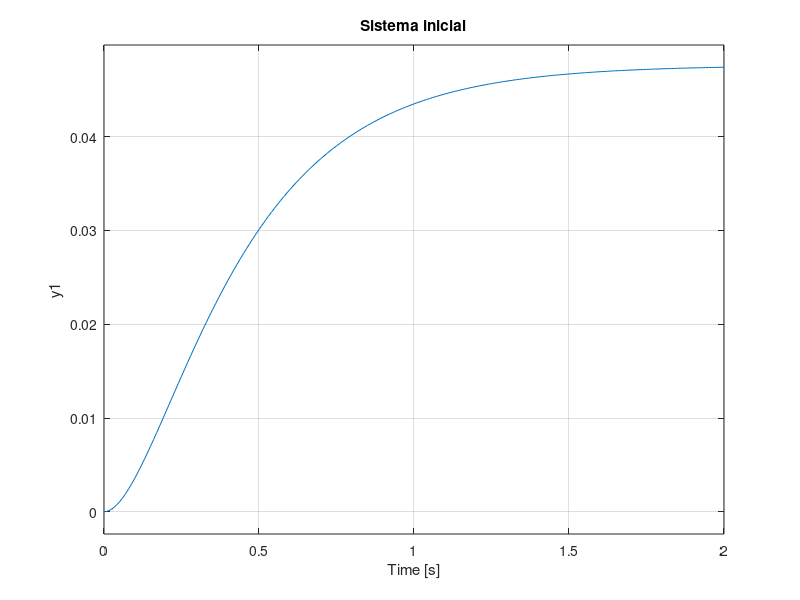
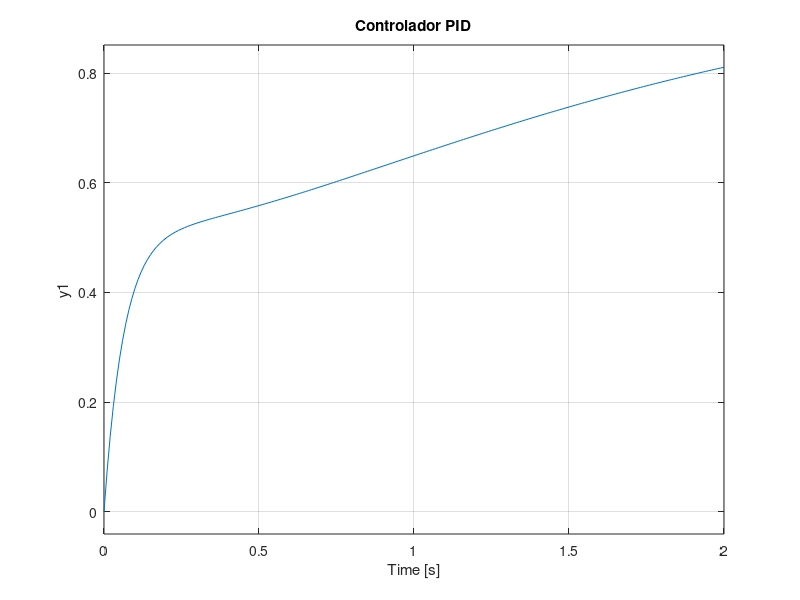

The MATLAB script that drew these images, in order:
G = tf(1, [1 10 20]);

Kp = 20;
Kd = 8;
Ki = 20;
P = pid(Kp, 0, 0);
PD = pid(Kp, 0, Kd);
PI = pid(Kp, Ki, 0);
PID = pid(Kp, Ki, Kd);

T = feedback(G, 1);
T_P = feedback(G*P, 1);
T_PD = feedback(G*PD, 1);
T_PI = feedback(G*PI, 1);
T_PID = feedback(G*PID, 1);
t = 0:0.01:2;

figure(1)
step(t, T); title('Sistema inicial');

figure(2)
subplot(2, 2, 1);
step(t, T_P); title('Controlador P');

subplot(2, 2, 2);
step(t, T_PD); title('Controlador PD');

subplot(2, 2, 3);
step(t, T_PI); title('Controlador PI');

subplot(2, 2, 4);
step(t, T_PID); title('Controlador PID');

% ¿Qué hace cada controlador?
% Controlador PID o proporcional-integral-derivativo:
% -P o proporcional: ayuda a reducir el error actual.
% -I o integral: ayuda a eliminar el error constante.
% -D o derivativo: ayuda a reducir el efecto del cambio rápido en el error.